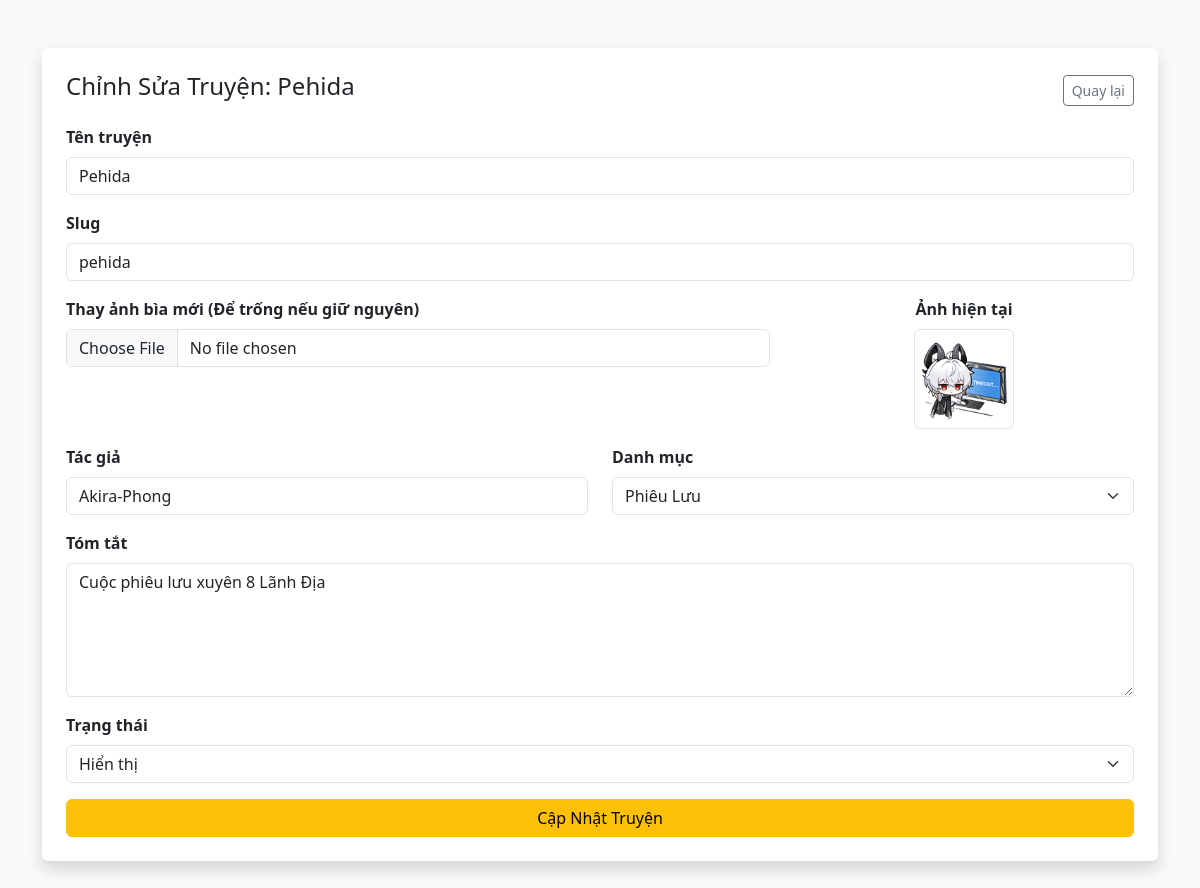
/admin/modules/truyen/edit.php?id=2 (signed in), run on the app's committed database.
### tables this page shows
CREATE TABLE `truyen` (
  `id` int(11) NOT NULL,
  `tentruyen` varchar(255) NOT NULL,
  `tacgia` varchar(200) NOT NULL,
  `so_chuong` int(11) DEFAULT 0,
  `trang_thai` varchar(50) DEFAULT 'Đang ra',
  `tomtat` text NOT NULL,
  `danhmuc_id` int(11) NOT NULL,
  `hinhanh` varchar(255) NOT NULL,
  `luot_xem` int(11) DEFAULT 0,
  `slug_truyen` varchar(255) NOT NULL,
  `kichhoat` int(11) NOT NULL,
  `ngay_cap_nhat` timestamp NOT NULL DEFAULT current_timestamp() ON UPDATE current_timestamp()
);

CREATE TABLE `danhmuc` (
  `id` int(10) NOT NULL,
  `tendanhmuc` varchar(255) NOT NULL,
  `slug_danhmuc` varchar(255) NOT NULL,
  `mota` varchar(255) NOT NULL,
  `kichhoat` int(11) NOT NULL
);

### admin/modules/truyen/edit.php (the view, shortened to what this page needs)
<?php
require_once '../../../includes/db.php';
$id = $_GET['id'];
$sql_get = "SELECT * FROM truyen WHERE id = '$id' LIMIT 1";
$query_get = mysqli_query($conn, $sql_get);
$row = mysqli_fetch_assoc($query_get);
$query_dm = mysqli_query($conn, "SELECT * FROM danhmuc ORDER BY id DESC");
?>
<!DOCTYPE html>
<html lang="vi">
<head>
    <link href="https://cdn.jsdelivr.net/npm/bootstrap@5.3.0/dist/css/bootstrap.min.css" rel="stylesheet">
</head>
<body class="bg-light">
    <div class="container mt-5 mb-5">
        <div class="card shadow border-0 p-4">
            <div class="d-flex justify-content-between align-items-center mb-3">
                <h4>Chỉnh Sửa Truyện: <?php echo $row['tentruyen']; ?></h4>
                <a href="index.php" class="btn btn-outline-secondary btn-sm">Quay lại</a>
            </div>
            <form method="POST" enctype="multipart/form-data">
                <div class="mb-3">
                    <label class="form-label fw-bold">Tên truyện</label>
                    <input type="text" name="tentruyen" id="title" class="form-control"
                           value="<?php echo $row['tentruyen']; ?>" required onkeyup="ChangeToSlug()">
                </div>
                <div class="mb-3">
                    <label class="form-label fw-bold">Slug</label>
                    <input type="text" name="slug_truyen" id="slug" class="form-control"
                           value="<?php echo $row['slug_truyen']; ?>" readonly>
                </div>
                <div class="row mb-3">
                    <div class="col-md-8">
                        <label class="form-label fw-bold">Thay ảnh bìa mới (Để trống nếu giữ nguyên)</label>
                        <input type="file" name="hinhanh" class="form-control" accept="image/*">
                    </div>
                    <div class="col-md-4 text-center">
                        <label class="d-block mb-2 fw-bold">Ảnh hiện tại</label>
                        <img src="../../../public/uploads/<?php echo $row['hinhanh']; ?>" width="100" class="img-thumbnail">
                    </div>
                </div>
                <div class="row">
                    <div class="col-md-6 mb-3">
                        <label class="form-label fw-bold">Tác giả</label>
                        <input type="text" name="tacgia" class="form-control" value="<?php echo $row['tacgia']; ?>">
                    </div>
                    <div class="col-md-6 mb-3">
                        <label class="form-label fw-bold">Danh mục</label>
                        <select name="danhmuc_id" class="form-select">
                            <?php while($dm = mysqli_fetch_assoc($query_dm)){ ?>
                                <option value="<?php echo $dm['id']; ?>"
                                    <?php if($dm['id'] == $row['danhmuc_id']) echo 'selected'; ?>>
                                    <?php echo $dm['tendanhmuc']; ?>
                                </option>
                            <?php } ?>
                        </select>
                    </div>
                </div>
                <div class="mb-3">
                    <label class="form-label fw-bold">Tóm tắt</label>
                    <textarea name="tomtat" class="form-control" rows="5"><?php echo $row['tomtat']; ?></textarea>
                </div>
                <div class="mb-3">
                    <label class="form-label fw-bold">Trạng thái</label>
                    <select name="kichhoat" class="form-select">
                        <option value="1" <?php if($row['kichhoat']==1) echo 'selected'; ?>>Hiển thị</option>
                    </select>
                </div>
                <button type="submit" name="suatruyen" class="btn btn-warning w-100">Cập Nhật Truyện</button>
            </form>
        </div>
    </div>
</body>
</html>

### data on the page
truyen: tentruyen "Pehida", slug_truyen "pehida", hinhanh (picture), tacgia "Akira-Phong", danhmuc_id "Phiêu Lưu", tomtat "Cuộc phiêu lưu xuyên 8 Lãnh Địa", kichhoat "Hiển thị"
